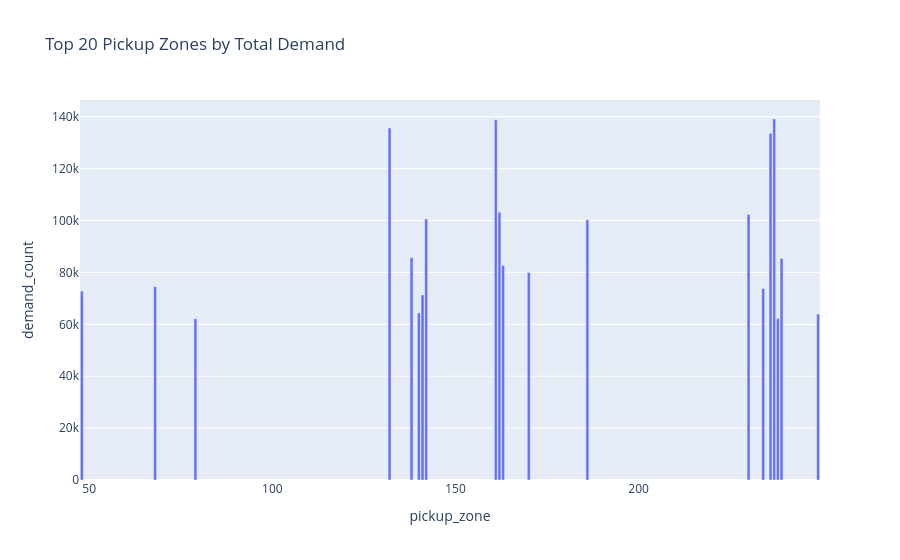

Write notebook code for a chart like this one.
### Code cell
px.bar(
    zone_demand.head(20),
    x="pickup_zone",
    y="demand_count",
    title="Top 20 Pickup Zones by Total Demand"
)

### Figure 1 — Plotly figure (JSON) as saved in the notebook; plotly's stock layout.template omitted (floating-point values rounded to 4 significant figures)
{"data": [{"hovertemplate": "pickup_zone=%{x}<br>demand_count=%{y}<extra></extra>", "legendgroup": "", "marker": {"color": "#636efa", "pattern": {"shape": ""}}, "name": "", "orientation": "v", "showlegend": false, "textposition": "auto", "type": "bar", "x": [237, 161, 132, 236, 162, 230, 142, 186, 138, 239, 163, 170, 68, 234, 48, 141, 140, 249, 238, 79], "xaxis": "x", "y": [139129, 138800, 135680, 133607, 103214, 102358, 100632, 100272, 85718, 85381, 82680, 79958, 74493, 73797, 72818, 71343, 64413, 63939, 62258, 62161], "yaxis": "y"}], "layout": {"barmode": "relative", "legend": {"tracegroupgap": 0}, "title": {"text": "Top 20 Pickup Zones by Total Demand"}, "xaxis": {"anchor": "y", "domain": [0, 1], "title": {"text": "pickup_zone"}}, "yaxis": {"anchor": "x", "domain": [0, 1], "title": {"text": "demand_count"}}}}
